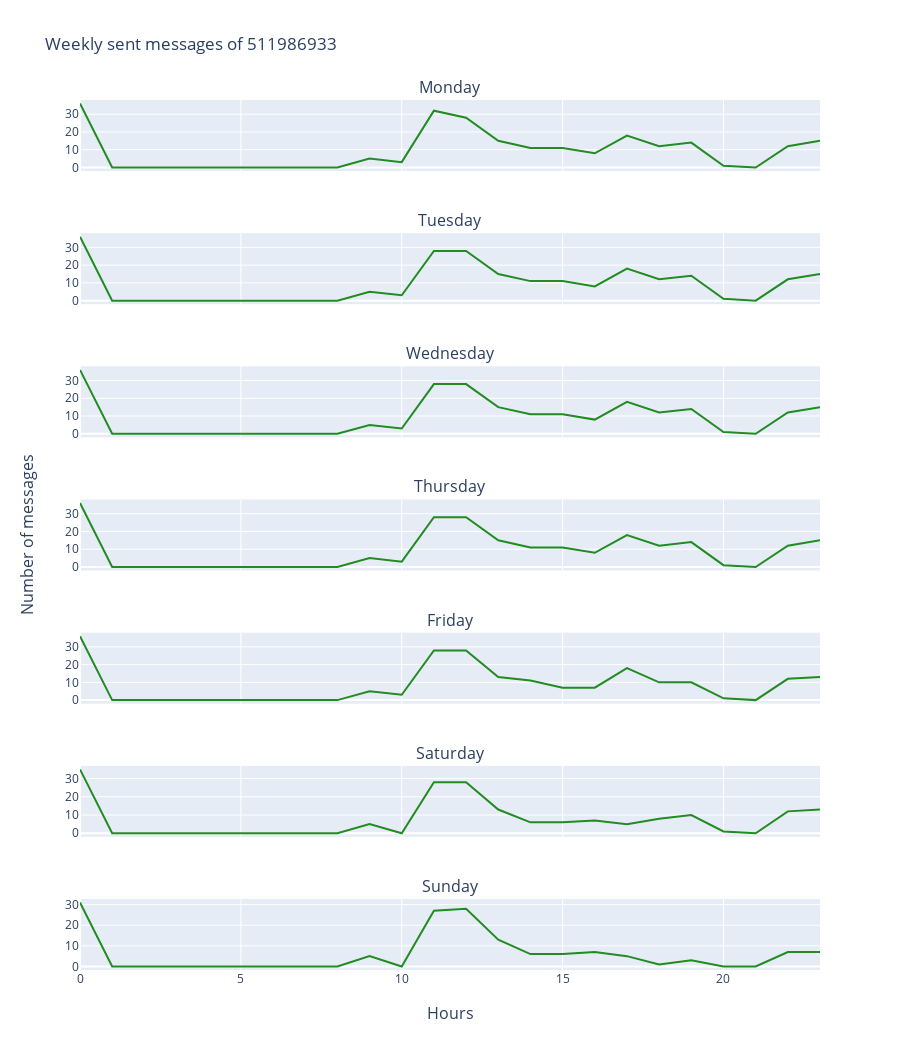
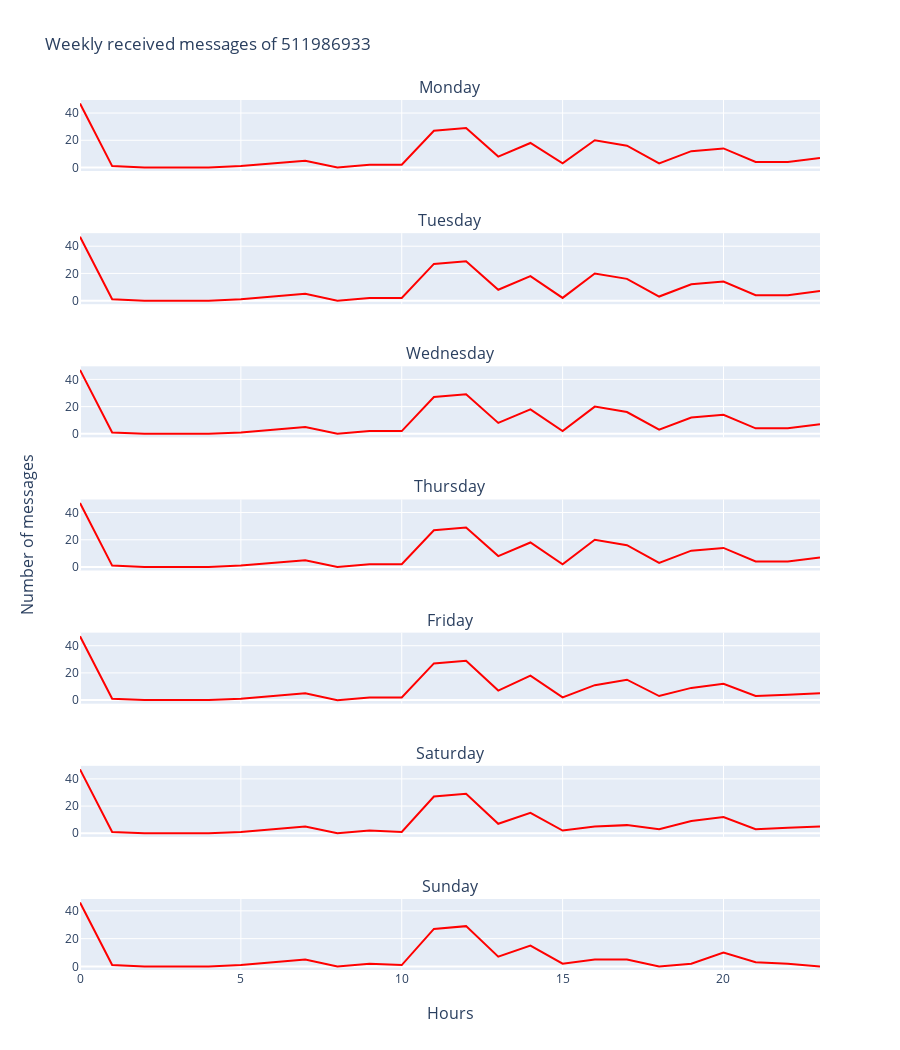

Here is the notebook cell these charts were saved with, in order:
### Markdown cell above
### Change START_WEEK_YEAR, START_WEEK_MONTH and START_WEEK_DAY variables to yours to get activity per day during this week range
#### Be sure that this week date is in your general dialogs dataframe from 0_data_preprocessing.py
#### example 11 means 10-11 time range of chatting

### Code cell
START_WEEK_YEAR = 2020
START_WEEK_MONTH = 8
START_WEEK_DAY = 28

if START_WEEK_MONTH in [1, 3, 5, 7, 8, 10, 12]:
    days_in_month = 31

elif START_WEEK_MONTH == 2:
    days_in_month = 28

else:
    days_in_month = 30

for i in range(7):
    week_day = START_WEEK_DAY + i
    next_day = START_WEEK_DAY + i + 1
    day_month = START_WEEK_MONTH
    next_day_month = START_WEEK_MONTH

    if week_day >= days_in_month + 1:
        week_day = week_day % (days_in_month + 1) + 1
        day_month = START_WEEK_MONTH + 1

    if next_day >= days_in_month + 1:
        next_day = next_day % (days_in_month + 1) + 1
        next_day_month = START_WEEK_MONTH + 1

    start_date = datetime.datetime(START_WEEK_YEAR, day_month,
                                    week_day, 0, 0, 0)

    end_date = datetime.datetime(START_WEEK_YEAR, next_day_month,
                                    next_day, 0, 0, 0)

    hours_data, n_msgs, lists = get_user_daily_activity(dialogs_info, "Private dialog", USER_ID, start_date, end_date,
                                                        'get_user_sent_messages')

    day_of_week = i + 1

    fig_week_sent_msgs.add_scatter(x=hours_data,
                        y=n_msgs,
                        name=get_week_day_from_number(day_of_week),
                        row=day_of_week, col=1, line=dict(color="#228B22")
                       )

    hours_data, n_msgs, lists = get_user_daily_activity(dialogs_info, "Private dialog", USER_ID, start_date, end_date,
                                                        'get_user_received_messages')

    fig_week_received_msgs.add_scatter(x=hours_data,
                        y=n_msgs,
                        name=get_week_day_from_number(day_of_week),
                        row=day_of_week, col=1, line=dict(color="#ff0000")
                       )


fig_week_sent_msgs.show()
fig_week_received_msgs.show()

### Figure 1 — Plotly figure (JSON) as saved in the notebook; plotly's stock layout.template omitted (floating-point values rounded to 4 significant figures)
{"data": [{"line": {"color": "#228B22"}, "name": "Monday", "type": "scatter", "x": ["00", "01", "02", "03", "04", "05", "06", "07", "08", "09", "10", "11", "12", "13", "14", "15", "16", "17", "18", "19", "20", "21", "22", "23"], "xaxis": "x", "y": [36, 0, 0, 0, 0, 0, 0, 0, 0, 5, 3, 32, 28, 15, 11, 11, 8, 18, 12, 14, 1, 0, 12, 15], "yaxis": "y"}, {"line": {"color": "#228B22"}, "name": "Tuesday", "type": "scatter", "x": ["00", "01", "02", "03", "04", "05", "06", "07", "08", "09", "10", "11", "12", "13", "14", "15", "16", "17", "18", "19", "20", "21", "22", "23"], "xaxis": "x2", "y": [36, 0, 0, 0, 0, 0, 0, 0, 0, 5, 3, 28, 28, 15, 11, 11, 8, 18, 12, 14, 1, 0, 12, 15], "yaxis": "y2"}, {"line": {"color": "#228B22"}, "name": "Wednesday", "type": "scatter", "x": ["00", "01", "02", "03", "04", "05", "06", "07", "08", "09", "10", "11", "12", "13", "14", "15", "16", "17", "18", "19", "20", "21", "22", "23"], "xaxis": "x3", "y": [36, 0, 0, 0, 0, 0, 0, 0, 0, 5, 3, 28, 28, 15, 11, 11, 8, 18, 12, 14, 1, 0, 12, 15], "yaxis": "y3"}, {"line": {"color": "#228B22"}, "name": "Thursday", "type": "scatter", "x": ["00", "01", "02", "03", "04", "05", "06", "07", "08", "09", "10", "11", "12", "13", "14", "15", "16", "17", "18", "19", "20", "21", "22", "23"], "xaxis": "x4", "y": [36, 0, 0, 0, 0, 0, 0, 0, 0, 5, 3, 28, 28, 15, 11, 11, 8, 18, 12, 14, 1, 0, 12, 15], "yaxis": "y4"}, {"line": {"color": "#228B22"}, "name": "Friday", "type": "scatter", "x": ["00", "01", "02", "03", "04", "05", "06", "07", "08", "09", "10", "11", "12", "13", "14", "15", "16", "17", "18", "19", "20", "21", "22", "23"], "xaxis": "x5", "y": [36, 0, 0, 0, 0, 0, 0, 0, 0, 5, 3, 28, 28, 13, 11, 7, 7, 18, 10, 10, 1, 0, 12, 13], "yaxis": "y5"}, {"line": {"color": "#228B22"}, "name": "Saturday", "type": "scatter", "x": ["00", "01", "02", "03", "04", "05", "06", "07", "08", "09", "10", "11", "12", "13", "14", "15", "16", "17", "18", "19", "20", "21", "22", "23"], "xaxis": "x6", "y": [35, 0, 0, 0, 0, 0, 0, 0, 0, 5, 0, 28, 28, 13, 6, 6, 7, 5, 8, 10, 1, 0, 12, 13], "yaxis": "y6"}, {"line": {"color": "#228B22"}, "name": "Sunday", "type": "scatter", "x": ["00", "01", "02", "03", "04", "05", "06", "07", "08", "09", "10", "11", "12", "13", "14", "15", "16", "17", "18", "19", "20", "21", "22", "23"], "xaxis": "x7", "y": [31, 0, 0, 0, 0, 0, 0, 0, 0, 5, 0, 27, 28, 13, 6, 6, 7, 5, 1, 3, 0, 0, 7, 7], "yaxis": "y7"}], "layout": {"annotations": [{"font": {"size": 16}, "showarrow": false, "text": "Monday", "x": 0.5, "xanchor": "center", "xref": "paper", "y": 1.0, "yanchor": "bottom", "yref": "paper"}, {"font": {"size": 16}, "showarrow": false, "text": "Tuesday", "x": 0.5, "xanchor": "center", "xref": "paper", "y": 0.8469, "yanchor": "bottom", "yref": "paper"}, {"font": {"size": 16}, "showarrow": false, "text": "Wednesday", "x": 0.5, "xanchor": "center", "xref": "paper", "y": 0.6939, "yanchor": "bottom", "yref": "paper"}, {"font": {"size": 16}, "showarrow": false, "text": "Thursday", "x": 0.5, "xanchor": "center", "xref": "paper", "y": 0.5408, "yanchor": "bottom", "yref": "paper"}, {"font": {"size": 16}, "showarrow": false, "text": "Friday", "x": 0.5, "xanchor": "center", "xref": "paper", "y": 0.3878, "yanchor": "bottom", "yref": "paper"}, {"font": {"size": 16}, "showarrow": false, "text": "Saturday", "x": 0.5, "xanchor": "center", "xref": "paper", "y": 0.2347, "yanchor": "bottom", "yref": "paper"}, {"font": {"size": 16}, "showarrow": false, "text": "Sunday", "x": 0.5, "xanchor": "center", "xref": "paper", "y": 0.08163, "yanchor": "bottom", "yref": "paper"}, {"font": {"size": 16}, "showarrow": false, "text": "Hours", "x": 0.5, "xanchor": "center", "xref": "paper", "y": 0, "yanchor": "top", "yref": "paper", "yshift": -30}, {"font": {"size": 16}, "showarrow": false, "text": "Number of messages", "textangle": -90, "x": 0, "xanchor": "right", "xref": "paper", "xshift": -40, "y": 0.5, "yanchor": "middle", "yref": "paper"}], "height": 1050, "showlegend": false, "title": {"text": "Weekly sent messages of 511986933"}, "xaxis": {"anchor": "y", "domain": [0.0, 1.0], "matches": "x7", "showticklabels": false}, "xaxis2": {"anchor": "y2", "domain": [0.0, 1.0], "matches": "x7", "showticklabels": false}, "xaxis3": {"anchor": "y3", "domain": [0.0, 1.0], "matches": "x7", "showticklabels": false}, "xaxis4": {"anchor": "y4", "domain": [0.0, 1.0], "matches": "x7", "showticklabels": false}, "xaxis5": {"anchor": "y5", "domain": [0.0, 1.0], "matches": "x7", "showticklabels": false}, "xaxis6": {"anchor": "y6", "domain": [0.0, 1.0], "matches": "x7", "showticklabels": false}, "xaxis7": {"anchor": "y7", "domain": [0.0, 1.0]}, "yaxis": {"anchor": "x", "domain": [0.9184, 1.0]}, "yaxis2": {"anchor": "x2", "domain": [0.7653, 0.8469]}, "yaxis3": {"anchor": "x3", "domain": [0.6122, 0.6939]}, "yaxis4": {"anchor": "x4", "domain": [0.4592, 0.5408]}, "yaxis5": {"anchor": "x5", "domain": [0.3061, 0.3878]}, "yaxis6": {"anchor": "x6", "domain": [0.1531, 0.2347]}, "yaxis7": {"anchor": "x7", "domain": [0.0, 0.08163]}}}

### Figure 2 — Plotly figure (JSON) as saved in the notebook; plotly's stock layout.template omitted (floating-point values rounded to 4 significant figures)
{"data": [{"line": {"color": "#ff0000"}, "name": "Monday", "type": "scatter", "x": ["00", "01", "02", "03", "04", "05", "06", "07", "08", "09", "10", "11", "12", "13", "14", "15", "16", "17", "18", "19", "20", "21", "22", "23"], "xaxis": "x", "y": [47, 1, 0, 0, 0, 1, 3, 5, 0, 2, 2, 27, 29, 8, 18, 3, 20, 16, 3, 12, 14, 4, 4, 7], "yaxis": "y"}, {"line": {"color": "#ff0000"}, "name": "Tuesday", "type": "scatter", "x": ["00", "01", "02", "03", "04", "05", "06", "07", "08", "09", "10", "11", "12", "13", "14", "15", "16", "17", "18", "19", "20", "21", "22", "23"], "xaxis": "x2", "y": [47, 1, 0, 0, 0, 1, 3, 5, 0, 2, 2, 27, 29, 8, 18, 2, 20, 16, 3, 12, 14, 4, 4, 7], "yaxis": "y2"}, {"line": {"color": "#ff0000"}, "name": "Wednesday", "type": "scatter", "x": ["00", "01", "02", "03", "04", "05", "06", "07", "08", "09", "10", "11", "12", "13", "14", "15", "16", "17", "18", "19", "20", "21", "22", "23"], "xaxis": "x3", "y": [47, 1, 0, 0, 0, 1, 3, 5, 0, 2, 2, 27, 29, 8, 18, 2, 20, 16, 3, 12, 14, 4, 4, 7], "yaxis": "y3"}, {"line": {"color": "#ff0000"}, "name": "Thursday", "type": "scatter", "x": ["00", "01", "02", "03", "04", "05", "06", "07", "08", "09", "10", "11", "12", "13", "14", "15", "16", "17", "18", "19", "20", "21", "22", "23"], "xaxis": "x4", "y": [47, 1, 0, 0, 0, 1, 3, 5, 0, 2, 2, 27, 29, 8, 18, 2, 20, 16, 3, 12, 14, 4, 4, 7], "yaxis": "y4"}, {"line": {"color": "#ff0000"}, "name": "Friday", "type": "scatter", "x": ["00", "01", "02", "03", "04", "05", "06", "07", "08", "09", "10", "11", "12", "13", "14", "15", "16", "17", "18", "19", "20", "21", "22", "23"], "xaxis": "x5", "y": [47, 1, 0, 0, 0, 1, 3, 5, 0, 2, 2, 27, 29, 7, 18, 2, 11, 15, 3, 9, 12, 3, 4, 5], "yaxis": "y5"}, {"line": {"color": "#ff0000"}, "name": "Saturday", "type": "scatter", "x": ["00", "01", "02", "03", "04", "05", "06", "07", "08", "09", "10", "11", "12", "13", "14", "15", "16", "17", "18", "19", "20", "21", "22", "23"], "xaxis": "x6", "y": [47, 1, 0, 0, 0, 1, 3, 5, 0, 2, 1, 27, 29, 7, 15, 2, 5, 6, 3, 9, 12, 3, 4, 5], "yaxis": "y6"}, {"line": {"color": "#ff0000"}, "name": "Sunday", "type": "scatter", "x": ["00", "01", "02", "03", "04", "05", "06", "07", "08", "09", "10", "11", "12", "13", "14", "15", "16", "17", "18", "19", "20", "21", "22", "23"], "xaxis": "x7", "y": [46, 1, 0, 0, 0, 1, 3, 5, 0, 2, 1, 27, 29, 7, 15, 2, 5, 5, 0, 2, 10, 3, 2, 0], "yaxis": "y7"}], "layout": {"annotations": [{"font": {"size": 16}, "showarrow": false, "text": "Monday", "x": 0.5, "xanchor": "center", "xref": "paper", "y": 1.0, "yanchor": "bottom", "yref": "paper"}, {"font": {"size": 16}, "showarrow": false, "text": "Tuesday", "x": 0.5, "xanchor": "center", "xref": "paper", "y": 0.8469, "yanchor": "bottom", "yref": "paper"}, {"font": {"size": 16}, "showarrow": false, "text": "Wednesday", "x": 0.5, "xanchor": "center", "xref": "paper", "y": 0.6939, "yanchor": "bottom", "yref": "paper"}, {"font": {"size": 16}, "showarrow": false, "text": "Thursday", "x": 0.5, "xanchor": "center", "xref": "paper", "y": 0.5408, "yanchor": "bottom", "yref": "paper"}, {"font": {"size": 16}, "showarrow": false, "text": "Friday", "x": 0.5, "xanchor": "center", "xref": "paper", "y": 0.3878, "yanchor": "bottom", "yref": "paper"}, {"font": {"size": 16}, "showarrow": false, "text": "Saturday", "x": 0.5, "xanchor": "center", "xref": "paper", "y": 0.2347, "yanchor": "bottom", "yref": "paper"}, {"font": {"size": 16}, "showarrow": false, "text": "Sunday", "x": 0.5, "xanchor": "center", "xref": "paper", "y": 0.08163, "yanchor": "bottom", "yref": "paper"}, {"font": {"size": 16}, "showarrow": false, "text": "Hours", "x": 0.5, "xanchor": "center", "xref": "paper", "y": 0, "yanchor": "top", "yref": "paper", "yshift": -30}, {"font": {"size": 16}, "showarrow": false, "text": "Number of messages", "textangle": -90, "x": 0, "xanchor": "right", "xref": "paper", "xshift": -40, "y": 0.5, "yanchor": "middle", "yref": "paper"}], "height": 1050, "showlegend": false, "title": {"text": "Weekly received messages of 511986933"}, "xaxis": {"anchor": "y", "domain": [0.0, 1.0], "matches": "x7", "showticklabels": false}, "xaxis2": {"anchor": "y2", "domain": [0.0, 1.0], "matches": "x7", "showticklabels": false}, "xaxis3": {"anchor": "y3", "domain": [0.0, 1.0], "matches": "x7", "showticklabels": false}, "xaxis4": {"anchor": "y4", "domain": [0.0, 1.0], "matches": "x7", "showticklabels": false}, "xaxis5": {"anchor": "y5", "domain": [0.0, 1.0], "matches": "x7", "showticklabels": false}, "xaxis6": {"anchor": "y6", "domain": [0.0, 1.0], "matches": "x7", "showticklabels": false}, "xaxis7": {"anchor": "y7", "domain": [0.0, 1.0]}, "yaxis": {"anchor": "x", "domain": [0.9184, 1.0]}, "yaxis2": {"anchor": "x2", "domain": [0.7653, 0.8469]}, "yaxis3": {"anchor": "x3", "domain": [0.6122, 0.6939]}, "yaxis4": {"anchor": "x4", "domain": [0.4592, 0.5408]}, "yaxis5": {"anchor": "x5", "domain": [0.3061, 0.3878]}, "yaxis6": {"anchor": "x6", "domain": [0.1531, 0.2347]}, "yaxis7": {"anchor": "x7", "domain": [0.0, 0.08163]}}}
